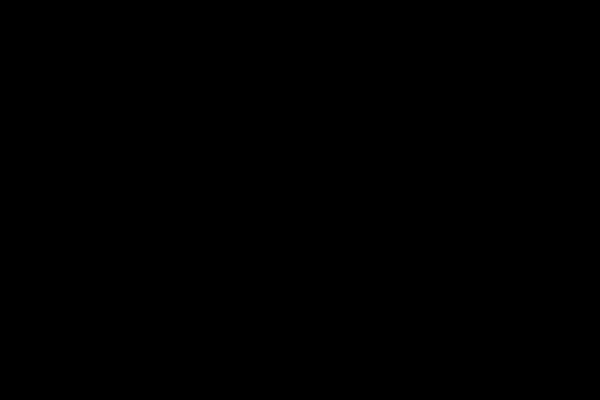
Frame 1 (no input)
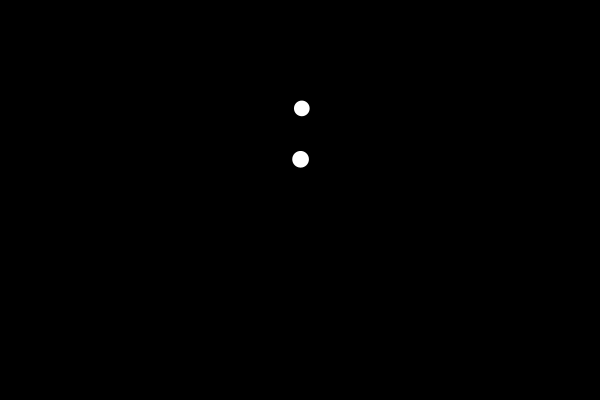
Frame 60 (the mouse pressed at the canvas centre just before this capture)
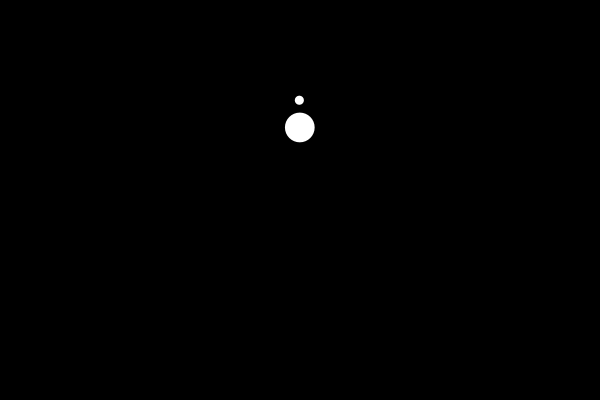
Frame 120 (the mouse held since frame 60 and released just before this capture)

The Processing sketch that drew these frames (run headless with seeded random() and noise(); from frame 60 on, the mouse is pressed at the canvas centre):

// Processing sketch: BouncingBalls_ArrayList
// ── BouncingBalls_ArrayList.pde
//Initiate an arraylist of objects
ArrayList<Collider> collide;

//create some global constants

//the number of particles we will create
int particles = 0;

//some values that will drive the physics in our virtual space
float bounce = 0.005;
float gravity = 0.08;
float friction = -0.3;

void setup() {
  size(600, 400);

  //create and set lengthy of object array
  collide = new ArrayList<Collider>();

  //populate
  for (int i = 0; i < particles; i++) {
    collide.add(new Collider(new PVector(random(width), random(height)), random(5, 50), i));
  }

  noStroke();
  fill(255);
}

int inc = 0;
void draw() {
  background(0);
  if (frameCount%24 >=23) {
    inc++;
    collide.add(new Collider(new PVector(width/2+random(-2, 2), 100), random(5, 50), inc));
  }
  for (int i = collide.size()-1; i >= 0; i--) {
    Collider c = collide.get(i);
    c.collide();
    c.selected(i);
    c.move();
    c.display();
  }
}

class Collider {

  //variables that are global to the Collider object

  //location
  PVector loc;

  //create a PVector to use in force calc
  PVector force = new PVector(0, 0);

  float diameter;

  //easy way to store the index of each object - this will come in handy later
  int id;

  //a multiplication value to scale the force amount
  //- think how much the particles bounce off each others
  //added to the Collider object - now each Collider object has it's own famt
  float famt = 5;
  //we will also set a random reduction amount
  float freduce = 0.01;

  //Constructor for our object - we can use the variables in the () brackets to feed values to our object.
  //take a look at the setup() where we do this
  Collider(PVector locin, float di, int idi) {

    loc = locin;
    diameter = di;

    id = idi;

    //    others = oi;
  }

  //collide - this calculates collisiosn
  void collide() {
    //check all particles above our id value
    //this was the mechanic we looked at in class
    //for (int i = id + 1; i < particles; i++) {

    //instead of the above mechanic
    //you could also package your collision detection in somthign like this:
    /*
    for(int i = 0 ; i < particles; i++){
     if(i != id){
     
     }
     }
     */

    //new method implemented below
    for (int i = collide.size()-1; i >= 0; i--) {
      if (i != id) {

        //PVectors to hold distance of current particle
        //and the particles we cycle through - what we will check against
        PVector dxy1 = new PVector (loc.x, loc.y);
        PVector dxy2 = new PVector (collide.get(i).loc.x, collide.get(i).loc.y);

        //subtract - we will use this later to calculate angle
        PVector sub = PVector.sub(dxy2, dxy1);

        //calculate distance and approximate the minimum distance (when particle edges overlap)
        float distance = PVector.dist(dxy1, dxy2);
        float minDist = (collide.get(i).diameter + diameter)/2;

        //if distance is smaller than our minDist variable
        if (distance < minDist) {

          //using non Pvector
          //float angle = atan2(dy, dx);

          //calculate angle of bounce using atan and the sub PVector from earlier
          float angle = atan2(sub.y, sub.x);

          //variables for new heading
          float targetX = loc.x + cos(angle) * minDist;
          float targetY = loc.y + sin(angle) * minDist;

          //speed of trajectory (acceleration)
          float ax = (targetX - collide.get(i).loc.x) * bounce;
          float ay = (targetY - collide.get(i).loc.y) * bounce;

          force.x -= ax * famt;
          force.y -= ay * famt;
          collide.get(i).force.x += ax * famt;
          collide.get(i).force.y += ay * famt;

          //additional code to reduce the famt multiplier each collision
          //famt stands for force amt - each collision reudces until particles stop
          //rn this is a global variable but you could try moving it into the Collider object
          //that way each particle could have it's own unique starting famt

          //replaced value with freduce
          /*
          famt -= freduce;
           
           famt = constrain(famt, 0, 30);
           if (famt == 0) {
           force.x = 0;
           }
           */
        }
      }
    }
  }

  //move - this calculates movement, boundary collisions + adds friction to mimic more real physics - result = balls slow down, come to halt
  void move() {

    //addition assignments - gravity effects y (downwards pull), loc.x, loc.x have an addition assignment corresponding to force.x, force.y
    force.y += gravity;
    loc.x += force.x;
    loc.y += force.y;

    //check boundaries and create bounce
    //friction at a value of -1 will mean particles bounce forever with no dimishing magnitude
    //a vlue of say -0.9 will mean that each bounce we lose a bit of height on our particles

    if (loc.x + diameter/2 > width) {
      loc.x = width - diameter/2;
      force.x *= friction;
    } else if (loc.x - diameter/2 < 0) {
      loc.x = diameter/2;
      force.x *= friction;
    }
    if (loc.y + diameter/2 > height) {
      loc.y = height - diameter/2;
      force.y *= friction;
    } else if (loc.y - diameter/2 < 0) {
      loc.y = diameter/2;
      force.y *= friction ;
    }
  }
  //function to move ball if selected
  void selected(int i) {

    if (mousePressed) {

      if (dist(mouseX, mouseY, loc.x, loc.y) <= diameter/2) {

        collide.remove(i);
      }
    }
  }

  //draw an ellipse at the corresponding positions and size - in this case our loc.x, loc.y
  void display() {
    ellipse(loc.x, loc.y, diameter, diameter);
  }
}
